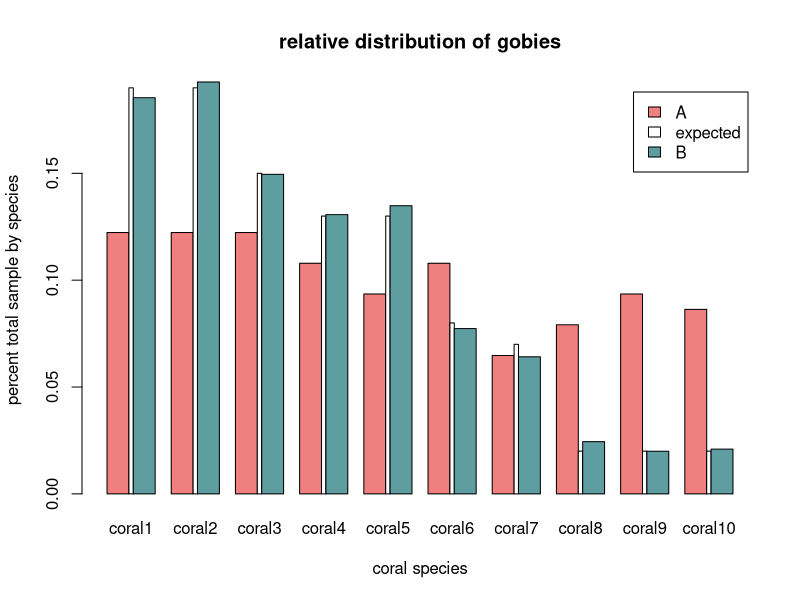
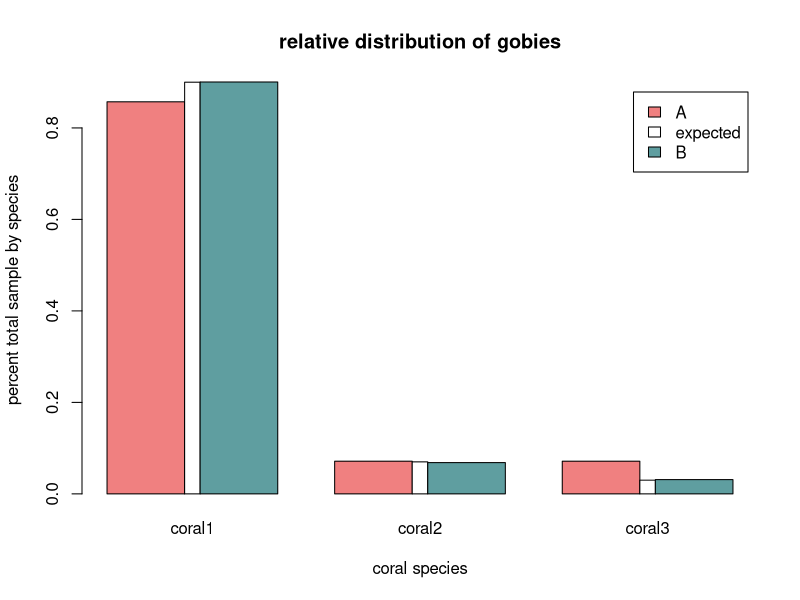

Generate these figures, in order, with R:
## ---- chunk 1
set.seed(1234)

getpool<-function(gobyA,gobyB){
  #gobyA = # of samples size that are species A
  sample_size=gobyA+gobyB
  gobypool<-c(1:sample_size)
  gobypool[1:gobyA]<-"A"
  gobypool[(gobyA+1):sample_size]<-"B"
  return(gobypool)
}
getpool(100,100)
## ---- chunk 2
coralprobs=function(niches){
  #niches = desired number of niches
  numbervector=c(1:1000)
  #numbervector = vector 1:1000 from which to generate random numbers
  x=sample(numbervector,niches)
  probs=x/sum(x)
  probs=round(probs,2)
  probs=sort(probs,decreasing = T)
  return(probs)
}
coralprobs(6)
## ---- chunk 3
coraldist=function(corals,pool){
  whereA=c(1:length(corals))
  whereB=c(1:length(corals))
  for(x in 1:length(pool)){
    onefish=sample(x=pool,size = 1,replace = F)
    #sample a fish from the pool, without replacement
    onespot=which(rmultinom(1,1,corals)[,1] == 1)
    #determine the row in which your fish was "found"
  if (onefish=="A"){
    whereA[onespot]=whereA[onespot]+1
    }
  #add 1 to the position in whereA that corresponds to the # coral
  if (onefish=="B"){
    whereB[onespot]=whereB[onespot]+1
    }
    #add 1 to the position in whereB that corresponds to the # coral as represented by the output from coralprobs
  }
  propA=whereA/sum(whereA)
  propB=whereB/sum(whereB)
  niche_matrix=matrix(data = corals,nrow = 1,ncol=length(corals))
  distrib_matrix=rbind(niche_matrix,whereA,propA,whereB,propB)
  colnames(distrib_matrix)=paste("coral", 1:length(corals), sep = "")
  rownames(distrib_matrix)=c("coral rel. abund","goby A absol.","goby A prop", "goby B","goby B prop")
  print(distrib_matrix)
  barplot(height = distrib_matrix[c(3,1,5),],beside = TRUE,names.arg = colnames(distrib_matrix),col = c("lightcoral","white","cadetblue"),xlab = "coral species",ylab = "percent total sample by species",main = "relative distribution of gobies",legend.text = c("A","expected","B"),width = c(1,.2,1))
}

coraldist(corals=coralprobs(10),pool = getpool(100,10000))
coraldist(c(0.9,0.07,0.03),pool = getpool(100,10000))

